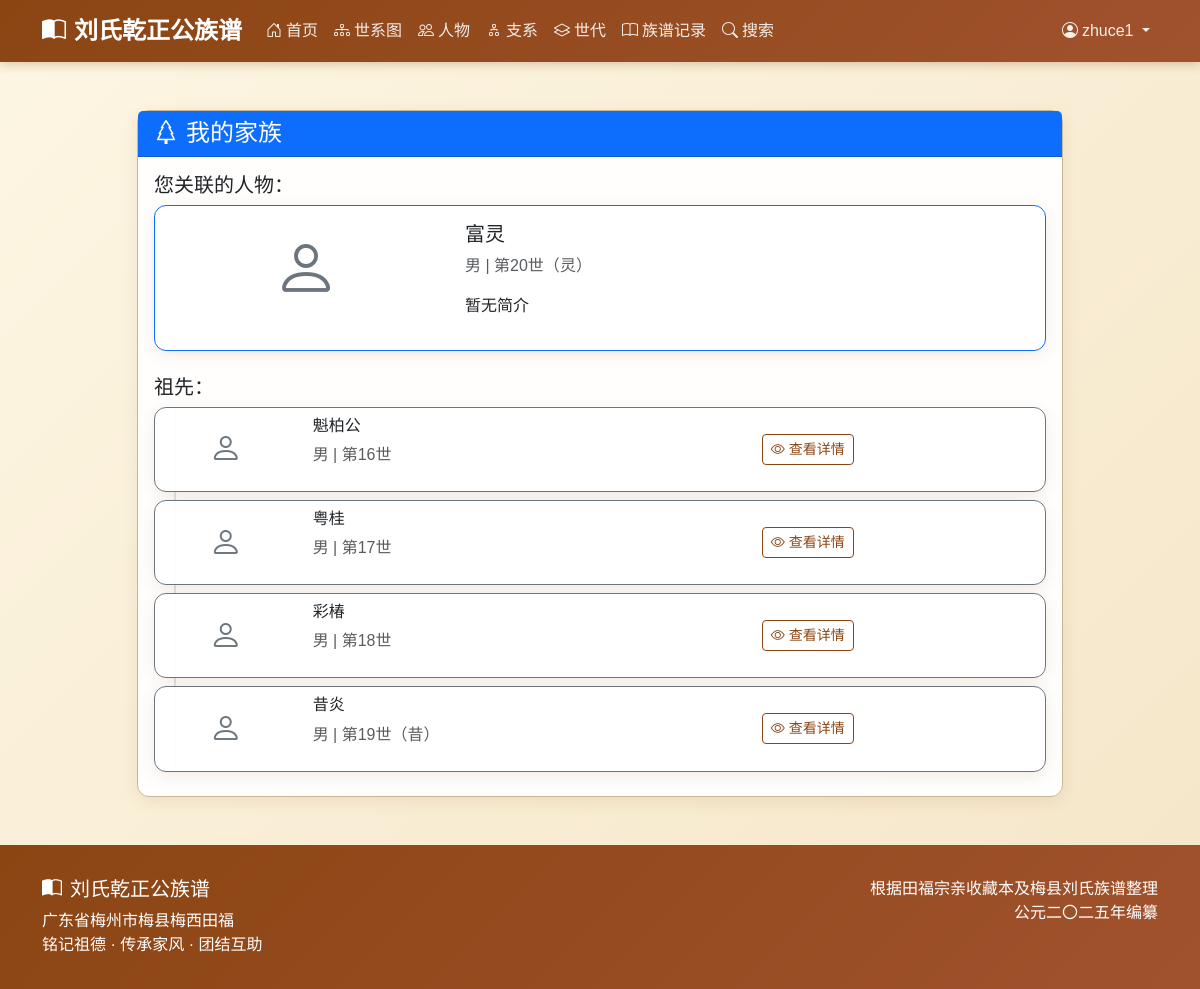
Before: /my_family/ (signed in) with the older database file.
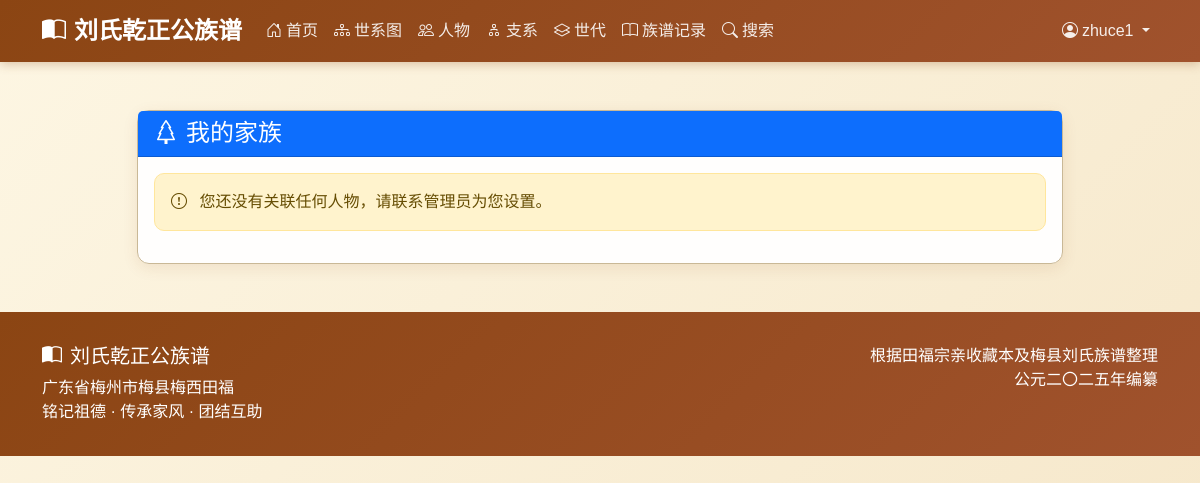
After: the same page with the newer database file.
### django_backup/genealogy/models.py (models this page shows, shortened)
class Person(models.Model):
    GENDER_CHOICES = [
        ('M', '男'),
        ('F', '女'),
    ]
    name = models.CharField(max_length=100, verbose_name='姓名')
    courtesy_name = models.CharField(max_length=100, blank=True, verbose_name='字')
    art_name = models.CharField(max_length=100, blank=True, verbose_name='号')
    alias = models.CharField(max_length=100, blank=True, verbose_name='别名')
    generation_char = models.CharField(max_length=10, blank=True, verbose_name='辈份字')
    gender = models.CharField(max_length=1, choices=GENDER_CHOICES, default='M', verbose_name='性别', help_text='性别变动后需要先保存，然后重新加载页面以更新配偶关系选项')
    is_outsider = models.BooleanField(default=False, verbose_name='是否为外族配偶', help_text='外族配偶状态变动后，世代选项会自动更新；若需更新配偶关系选项，请保存并重新加载页面')
    generation = models.ForeignKey(
        Generation,
        on_delete=models.CASCADE,
        related_name='persons',
        verbose_name='世代',
        null=True,
        blank=True
    )
    father = models.ForeignKey(
        'self',
        on_delete=models.SET_NULL,
        null=True,
        blank=True,
        related_name='children_as_father',
        verbose_name='父亲',
        limit_choices_to={'gender': 'M'}
    )
    mother = models.ForeignKey(
        'self',
        on_delete=models.SET_NULL,
        null=True,
        blank=True,
        related_name='children_as_mother',
        verbose_name='母亲',
        limit_choices_to={'gender': 'F'}
    )
    spouses = models.ManyToManyField(
        'self',
        through='SpouseRelation',
        through_fields=('husband', 'wife'),
        symmetrical=False,
        related_name='partners',
        blank=True,
        verbose_name='配偶'
    )
    branch = models.ForeignKey(
        Branch,
        on_delete=models.SET_NULL,
        null=True,
        blank=True,
        related_name='members',
        verbose_name='所属支系'
    )
    birth_year = models.IntegerField(null=True, blank=True, verbose_name='出生年份')
    death_year = models.IntegerField(null=True, blank=True, verbose_name='逝世年份')
    birth_place = models.CharField(max_length=200, blank=True, verbose_name='出生地')
    burial_place = models.CharField(max_length=300, blank=True, verbose_name='葬地')
    burial_fengshui = models.CharField(max_length=200, blank=True, verbose_name='墓形/风水')
    burial_direction = models.CharField(max_length=100, blank=True, verbose_name='坐向')
    biography = models.TextField(blank=True, verbose_name='生平简介')
    achievements = models.TextField(blank=True, verbose_name='主要事迹')
    descendants_location = models.TextField(blank=True, verbose_name='后裔分布')
    notes = models.TextField(blank=True, verbose_name='备注')
    order = models.IntegerField(default=0, verbose_name='排序')
    avatar = models.ImageField(
        upload_to='avatars/',
        blank=True,
        null=True,
        verbose_name='头像',
        validators=[validate_image_extension, validate_file_size]
    )
    related_user = models.OneToOneField(
        User,
        on_delete=models.SET_NULL,
        null=True,
        blank=True,
        related_name='related_person',
        verbose_name='关联用户'
    )
    account_status = models.CharField(
        max_length=20,
        choices=[
            ('active', '激活'),
            ('inactive', '未激活'),
            ('disabled', '禁用'),
        ],
        default='inactive',
        verbose_name='账号状态'
    )
    created_at = models.DateTimeField(auto_now_add=True, verbose_name='创建时间')
    updated_at = models.DateTimeField(auto_now=True, verbose_name='更新时间')
    created_by = models.ForeignKey(
        User,
        on_delete=models.SET_NULL,
        null=True,
        blank=True,
        related_name='created_persons',
        verbose_name='创建者'
    )
    class Meta:
        verbose_name = '人物'
        verbose_name_plural = '人物'
        ordering = ['generation__number', 'order', 'id']
    def has_avatar(self):
        """是否有头像"""
        return bool(self.avatar)
    has_avatar.short_description = '有头像'
    has_avatar.boolean = True

class Generation(models.Model):
    number = models.IntegerField(verbose_name='世代数')
    is_spouse = models.BooleanField(default=False, verbose_name='是否为配偶世代')
    name = models.CharField(max_length=50, blank=True, verbose_name='世代名称')
    description = models.TextField(blank=True, verbose_name='描述')
    class Meta:
        verbose_name = '世代'
        verbose_name_plural = '世代'
        ordering = ['number', 'is_spouse']
        unique_together = ['number', 'is_spouse']

### django_backup/genealogy/views.py (the view)
# urls.py: path('my_family/', views.MyFamilyView.as_view(), name='my_family'),
class MyFamilyView(LoginRequiredMixin, View):
    template_name = 'genealogy/my_family.html'
    def get(self, request):
        related_person = None
        if hasattr(request.user, 'related_person'):
            related_person = request.user.related_person
        else:
            try:
                from genealogy.models import UserProfile
                profile = UserProfile.objects.get(user=request.user)
                if profile.related_person:
                    related_person = profile.related_person
            except:
                pass
        ancestors = []
        descendants = []
        if related_person:
            current = related_person
            while current.father:
                ancestors.append(current.father)
                current = current.father
            ancestors.reverse()  # 反转顺序，从最早的祖先开始
            def get_descendants(person):
                kids = []
                if person.gender == 'M':
                    children = person.children_as_father.all()
                else:
                    children = person.children_as_mother.all()
                for child in children:
                    kids.append(child)
                    kids.extend(get_descendants(child))
                return kids
            descendants = get_descendants(related_person)
        return render(request, self.template_name, {
            'related_person': related_person,
            'ancestors': ancestors,
            'descendants': descendants
        })

### django_backup/genealogy/models.py (called while the page is built)
    def save(self, *args, **kwargs):
        if not self.visit_date:
            self.visit_date = self.timestamp.date() if self.timestamp else timezone.now().date()
        super().save(*args, **kwargs)

### django_backup/templates/genealogy/my_family.html (shortened to what this page needs)
{% extends 'base.html' %}
{% block content %}
<div class="container mt-5">
    <div class="row justify-content-center">
        <div class="col-md-10">
            <div class="card">
                <div class="card-header bg-primary text-white">
                    <h4 class="mb-0"><i class="bi bi-tree me-2"></i>我的家族</h4>
                </div>
                <div class="card-body">
                    {% if not related_person %}
                    <div class="alert alert-warning">
                        <i class="bi bi-exclamation-circle me-2"></i>
                        您还没有关联任何人物，请联系管理员为您设置。
                    </div>
                    {% else %}
                    <div class="mb-4">
                        <h5>您关联的人物：</h5>
                        <div class="card p-3 border-primary">
                            <div class="row">
                                <div class="col-md-4">
                                    {% if related_person.avatar %}
                                    <img src="{{ related_person.avatar.url }}" class="img-fluid rounded" alt="{{ related_person.name }}">
                                    {% else %}
                                    <div class="text-center" style="font-size: 4rem; color: #6c757d;">
                                        <i class="bi bi-person"></i>
                                    </div>
                                    {% endif %}
                                </div>
                                <div class="col-md-8">
                                    <h5>{{ related_person.name }}{% if related_person.courtesy_name %}（{{ related_person.courtesy_name }}）{% endif %}</h5>
                                    <p class="text-muted">
                                        {% if related_person.gender == 'M' %}男{% else %}女{% endif %} |
                                        第{{ related_person.generation.number }}世{% if related_person.generation_char %}（{{ related_person.generation_char }}）{% endif %}
                                    </p>
                                    <p>{{ related_person.biography|default:'暂无简介' }}</p>
                                </div>
                            </div>
                        </div>
                    </div>
                    {% if ancestors %}
                    <div class="mb-6">
                        <h5>祖先：</h5>
                        <div class="family-tree">
                            {% for ancestor in ancestors %}
                            <div class="card p-2 mb-2 border-secondary">
                                <div class="row align-items-center">
                                    <div class="col-md-2">
                                        {% if ancestor.avatar %}
                                        <img src="{{ ancestor.avatar.url }}" class="img-fluid rounded" style="max-height: 80px;" alt="{{ ancestor.name }}">
                                        {% else %}
                                        <div class="text-center" style="font-size: 2rem; color: #6c757d;">
                                            <i class="bi bi-person"></i>
                                        </div>
                                        {% endif %}
                                    </div>
                                    <div class="col-md-6">
                                        <h6>{{ ancestor.name }}{% if ancestor.courtesy_name %}（{{ ancestor.courtesy_name }}）{% endif %}</h6>
                                        <p class="text-muted">
                                            {% if ancestor.gender == 'M' %}男{% else %}女{% endif %} |
                                            第{{ ancestor.generation.number }}世{% if ancestor.generation_char %}（{{ ancestor.generation_char }}）{% endif %}
                                        </p>
                                    </div>
                                    <div class="col-md-4">
                                        <a href="{% url 'genealogy:person_detail' ancestor.id %}" class="btn btn-sm btn-outline-primary">
                                            <i class="bi bi-eye me-1"></i>查看详情
                                        </a>
                                    </div>
                                </div>
                            </div>
                            {% endfor %}
                        </div>
                    </div>
                    {% endif %}
                    {% endif %}
                </div>
            </div>
        </div>
    </div>
</div>
{% endblock %}

### django_backup/templates/base.html (shortened to what this page needs)
<!DOCTYPE html>
<html lang="zh-CN">
<head>
    {% load static %}
    <link href="{% static 'css/bootstrap.min.css' %}" rel="stylesheet">
    <link href="{% static 'css/bootstrap-icons.min.css' %}" rel="stylesheet">
</head>
<body>
    <nav class="navbar navbar-expand-lg navbar-dark">
        <div class="container">
            <a class="navbar-brand" href="{% url 'genealogy:home' %}">
                <i class="bi bi-book-half me-2"></i>刘氏乾正公族谱
            </a>
            <div class="collapse navbar-collapse" id="navbarNav">
                <ul class="navbar-nav me-auto">
                    <li class="nav-item">
                        <a class="nav-link" href="{% url 'genealogy:home' %}">
                            <i class="bi bi-house-door me-1"></i>首页
                        </a>
                    </li>
                    <li class="nav-item">
                        <a class="nav-link" href="{% url 'genealogy:tree' %}">
                            <i class="bi bi-diagram-3 me-1"></i>世系图
                        </a>
                    </li>
                    <li class="nav-item">
                        <a class="nav-link" href="{% url 'genealogy:person_list' %}">
                            <i class="bi bi-people me-1"></i>人物
                        </a>
                    </li>
                    <li class="nav-item">
                        <a class="nav-link" href="{% url 'genealogy:branch_list' %}">
                            <i class="bi bi-diagram-2 me-1"></i>支系
                        </a>
                    </li>
                    <li class="nav-item">
                        <a class="nav-link" href="{% url 'genealogy:generation_list' %}">
                            <i class="bi bi-layers me-1"></i>世代
                        </a>
                    </li>
                    <li class="nav-item">
                        <a class="nav-link" href="{% url 'genealogy:record_list' %}">
                            <i class="bi bi-book me-1"></i>族谱记录
                        </a>
                    </li>
                    <li class="nav-item">
                        <a class="nav-link" href="{% url 'genealogy:search' %}">
                            <i class="bi bi-search me-1"></i>搜索
                        </a>
                    </li>
                </ul>
                <ul class="navbar-nav">
                    {% if user.is_authenticated %}
                    <li class="nav-item dropdown">
                        <a class="nav-link dropdown-toggle" href="#" data-bs-toggle="dropdown">
                            <i class="bi bi-person-circle me-1"></i>{{ user.username }}
                        </a>
                    </li>
                    {% endif %}
                </ul>
            </div>
        </div>
    </nav>
    {% block content %}{% endblock %}
    <footer class="footer">
        <div class="container">
            <div class="row">
                <div class="col-md-6">
                    <h5 class="serif"><i class="bi bi-book-half me-2"></i>刘氏乾正公族谱</h5>
                    <p class="mb-0">广东省梅州市梅县梅西田福</p>
                    <p class="mb-0">铭记祖德 · 传承家风 · 团结互助</p>
                </div>
                <div class="col-md-6 text-md-end">
                    <p class="mb-0">根据田福宗亲收藏本及梅县刘氏族谱整理</p>
                    <p class="mb-0">公元二〇二五年编纂</p>
                </div>
            </div>
        </div>
    </footer>
</body>
</html>

### django_backup/templates/base.html (style rules this page uses)
:root { --primary-color: #8B4513; --secondary-color: #A0522D; --accent-color: #CD853F; --light-bg: #FDF6E3; --dark-text: #3D2914; --border-color: #C9B896; }
body { font-family: 'Microsoft YaHei', 'PingFang SC', 'Hiragino Sans GB', 'Noto Sans SC', sans-serif; background: linear-gradient(135deg, #FDF6E3 0%, #F5E6C8 100%); min-height: 100vh; color: var(--dark-text); }
h1, h2, h3, h4, h5, h6, .serif { font-family: 'SimSun', 'Songti SC', 'STSong', 'Noto Serif SC', serif; }
.navbar { background: linear-gradient(135deg, var(--primary-color) 0%, var(--secondary-color) 100%); box-shadow: 0 2px 10px rgba(139, 69, 19, 0.3); }
.navbar-brand { font-family: 'Noto Serif SC', serif; font-size: 1.5rem; font-weight: 700; }
.nav-link { color: rgba(255,255,255,0.9) !important; transition: all 0.3s; }
.card { background: rgba(255, 255, 255, 0.95); border: 1px solid var(--border-color); border-radius: 12px; box-shadow: 0 4px 15px rgba(139, 69, 19, 0.1); transition: all 0.3s; }
.footer { background: linear-gradient(135deg, var(--primary-color) 0%, var(--secondary-color) 100%); color: white; padding: 2rem 0; margin-top: 3rem; }
.alert { border-radius: 10px; }

Changed rows visible on the page:
removed Person: name "富灵", generation.number "20", generation_char "灵", biography "暂无简介"
removed Person: name "魁柏公", gender "男", generation.number "16"
removed Person: name "粤桂", gender "男", generation.number "17"
removed Person: name "彩椿", gender "男", generation.number "18"
removed Person: name "昔炎", gender "男", generation.number "19", generation_char "昔"
Other visible differences:
text no longer shown: "您关联的人物： 男 | 第 世 （ ） 祖先："
text now shown: "您还没有关联任何人物，请联系管理员为您设置。"
